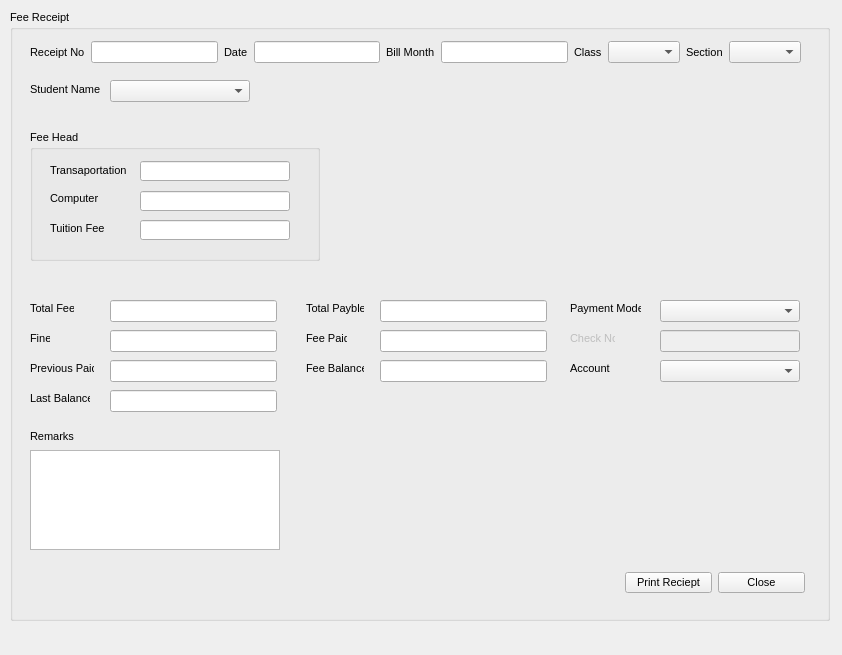
<?xml version="1.0" encoding="UTF-8"?>
<ui version="4.0">
 <class>student_monthlyfeesetup</class>
 <widget class="QMainWindow" name="student_monthlyfeesetup">
  <property name="geometry">
   <rect>
    <x>0</x>
    <y>0</y>
    <width>842</width>
    <height>655</height>
   </rect>
  </property>
  <property name="windowTitle">
   <string>MainWindow</string>
  </property>
  <widget class="QWidget" name="centralwidget">
   <widget class="QGroupBox" name="groupBox">
    <property name="geometry">
     <rect>
      <x>10</x>
      <y>10</y>
      <width>820</width>
      <height>611</height>
     </rect>
    </property>
    <property name="font">
     <font>
      <family>Arial</family>
      <pointsize>8</pointsize>
      <weight>50</weight>
      <bold>false</bold>
     </font>
    </property>
    <property name="title">
     <string>Fee Receipt</string>
    </property>
    <widget class="QLabel" name="lblstudentname">
     <property name="geometry">
      <rect>
       <x>20</x>
       <y>73</y>
       <width>100</width>
       <height>13</height>
      </rect>
     </property>
     <property name="font">
      <font>
       <family>MS Shell Dlg 2</family>
       <pointsize>8</pointsize>
       <weight>50</weight>
       <bold>false</bold>
      </font>
     </property>
     <property name="text">
      <string>Student Name</string>
     </property>
    </widget>
    <widget class="QLabel" name="lbltransaportation">
     <property name="geometry">
      <rect>
       <x>40</x>
       <y>150</y>
       <width>110</width>
       <height>20</height>
      </rect>
     </property>
     <property name="font">
      <font>
       <family>MS Shell Dlg 2</family>
       <pointsize>8</pointsize>
       <weight>50</weight>
       <bold>false</bold>
      </font>
     </property>
     <property name="text">
      <string>Transaportation</string>
     </property>
    </widget>
    <widget class="QLabel" name="lblcomputer">
     <property name="geometry">
      <rect>
       <x>40</x>
       <y>180</y>
       <width>71</width>
       <height>16</height>
      </rect>
     </property>
     <property name="font">
      <font>
       <family>MS Shell Dlg 2</family>
       <pointsize>8</pointsize>
       <weight>50</weight>
       <bold>false</bold>
      </font>
     </property>
     <property name="text">
      <string>Computer</string>
     </property>
    </widget>
    <widget class="QLabel" name="lbltuitionfee">
     <property name="geometry">
      <rect>
       <x>40</x>
       <y>210</y>
       <width>60</width>
       <height>16</height>
      </rect>
     </property>
     <property name="font">
      <font>
       <family>MS Shell Dlg 2</family>
       <pointsize>8</pointsize>
       <weight>50</weight>
       <bold>false</bold>
      </font>
     </property>
     <property name="text">
      <string>Tuition Fee</string>
     </property>
    </widget>
    <widget class="QLabel" name="lbltotalfee">
     <property name="geometry">
      <rect>
       <x>20</x>
       <y>290</y>
       <width>44</width>
       <height>16</height>
      </rect>
     </property>
     <property name="font">
      <font>
       <family>MS Shell Dlg 2</family>
       <pointsize>8</pointsize>
       <weight>50</weight>
       <bold>false</bold>
      </font>
     </property>
     <property name="text">
      <string>Total Fee</string>
     </property>
    </widget>
    <widget class="QLabel" name="lbltotalpayble">
     <property name="geometry">
      <rect>
       <x>296</x>
       <y>290</y>
       <width>58</width>
       <height>16</height>
      </rect>
     </property>
     <property name="font">
      <font>
       <family>MS Shell Dlg 2</family>
       <pointsize>8</pointsize>
       <weight>50</weight>
       <bold>false</bold>
      </font>
     </property>
     <property name="text">
      <string>Total Payble</string>
     </property>
    </widget>
    <widget class="QLabel" name="lblpaymentmode">
     <property name="geometry">
      <rect>
       <x>560</x>
       <y>290</y>
       <width>71</width>
       <height>16</height>
      </rect>
     </property>
     <property name="font">
      <font>
       <family>MS Shell Dlg 2</family>
       <pointsize>8</pointsize>
       <weight>50</weight>
       <bold>false</bold>
      </font>
     </property>
     <property name="text">
      <string>Payment Mode</string>
     </property>
    </widget>
    <widget class="QLabel" name="lblfine">
     <property name="geometry">
      <rect>
       <x>20</x>
       <y>320</y>
       <width>20</width>
       <height>16</height>
      </rect>
     </property>
     <property name="font">
      <font>
       <family>MS Shell Dlg 2</family>
       <pointsize>8</pointsize>
       <weight>50</weight>
       <bold>false</bold>
      </font>
     </property>
     <property name="text">
      <string>Fine</string>
     </property>
    </widget>
    <widget class="QLabel" name="lblfeepaid">
     <property name="geometry">
      <rect>
       <x>296</x>
       <y>320</y>
       <width>41</width>
       <height>16</height>
      </rect>
     </property>
     <property name="font">
      <font>
       <family>MS Shell Dlg 2</family>
       <pointsize>8</pointsize>
       <weight>50</weight>
       <bold>false</bold>
      </font>
     </property>
     <property name="text">
      <string>Fee Paid</string>
     </property>
    </widget>
    <widget class="QLabel" name="lblcheckno">
     <property name="enabled">
      <bool>false</bool>
     </property>
     <property name="geometry">
      <rect>
       <x>560</x>
       <y>320</y>
       <width>45</width>
       <height>16</height>
      </rect>
     </property>
     <property name="font">
      <font>
       <family>MS Shell Dlg 2</family>
       <pointsize>8</pointsize>
       <weight>50</weight>
       <bold>false</bold>
      </font>
     </property>
     <property name="text">
      <string>Check No</string>
     </property>
    </widget>
    <widget class="QLabel" name="lblpreviouspaid">
     <property name="geometry">
      <rect>
       <x>20</x>
       <y>350</y>
       <width>64</width>
       <height>16</height>
      </rect>
     </property>
     <property name="font">
      <font>
       <family>MS Shell Dlg 2</family>
       <pointsize>8</pointsize>
       <weight>50</weight>
       <bold>false</bold>
      </font>
     </property>
     <property name="text">
      <string>Previous Paid</string>
     </property>
    </widget>
    <widget class="QLabel" name="lblfeebalance">
     <property name="geometry">
      <rect>
       <x>296</x>
       <y>350</y>
       <width>58</width>
       <height>16</height>
      </rect>
     </property>
     <property name="font">
      <font>
       <family>MS Shell Dlg 2</family>
       <pointsize>8</pointsize>
       <weight>50</weight>
       <bold>false</bold>
      </font>
     </property>
     <property name="text">
      <string>Fee Balance</string>
     </property>
    </widget>
    <widget class="QLabel" name="lblaccount">
     <property name="geometry">
      <rect>
       <x>560</x>
       <y>350</y>
       <width>42</width>
       <height>16</height>
      </rect>
     </property>
     <property name="font">
      <font>
       <family>MS Shell Dlg 2</family>
       <pointsize>8</pointsize>
       <weight>50</weight>
       <bold>false</bold>
      </font>
     </property>
     <property name="text">
      <string>Account </string>
     </property>
    </widget>
    <widget class="QLabel" name="lbllastbalance">
     <property name="geometry">
      <rect>
       <x>20</x>
       <y>380</y>
       <width>60</width>
       <height>16</height>
      </rect>
     </property>
     <property name="font">
      <font>
       <family>MS Shell Dlg 2</family>
       <pointsize>8</pointsize>
       <weight>50</weight>
       <bold>false</bold>
      </font>
     </property>
     <property name="text">
      <string>Last Balance</string>
     </property>
    </widget>
    <widget class="QLabel" name="lblremarks">
     <property name="geometry">
      <rect>
       <x>20</x>
       <y>420</y>
       <width>70</width>
       <height>13</height>
      </rect>
     </property>
     <property name="font">
      <font>
       <family>MS Shell Dlg 2</family>
       <pointsize>8</pointsize>
       <weight>50</weight>
       <bold>false</bold>
      </font>
     </property>
     <property name="text">
      <string>Remarks</string>
     </property>
    </widget>
    <widget class="QGroupBox" name="feehead">
     <property name="geometry">
      <rect>
       <x>20</x>
       <y>120</y>
       <width>290</width>
       <height>131</height>
      </rect>
     </property>
     <property name="title">
      <string>Fee Head</string>
     </property>
     <widget class="QLineEdit" name="txtcomputer">
      <property name="geometry">
       <rect>
        <x>110</x>
        <y>61</y>
        <width>150</width>
        <height>20</height>
       </rect>
      </property>
     </widget>
     <widget class="QLineEdit" name="txttuitionfee">
      <property name="geometry">
       <rect>
        <x>110</x>
        <y>90</y>
        <width>150</width>
        <height>20</height>
       </rect>
      </property>
     </widget>
    </widget>
    <widget class="QComboBox" name="combostudentname">
     <property name="geometry">
      <rect>
       <x>100</x>
       <y>70</y>
       <width>140</width>
       <height>22</height>
      </rect>
     </property>
    </widget>
    <widget class="QLineEdit" name="txttansportation">
     <property name="geometry">
      <rect>
       <x>130</x>
       <y>151</y>
       <width>150</width>
       <height>20</height>
      </rect>
     </property>
    </widget>
    <widget class="QLineEdit" name="txttotalfee">
     <property name="geometry">
      <rect>
       <x>100</x>
       <y>290</y>
       <width>167</width>
       <height>22</height>
      </rect>
     </property>
    </widget>
    <widget class="QLineEdit" name="txttotalpayble">
     <property name="geometry">
      <rect>
       <x>370</x>
       <y>290</y>
       <width>167</width>
       <height>22</height>
      </rect>
     </property>
    </widget>
    <widget class="QComboBox" name="combopaymentmode">
     <property name="geometry">
      <rect>
       <x>650</x>
       <y>290</y>
       <width>140</width>
       <height>22</height>
      </rect>
     </property>
    </widget>
    <widget class="QComboBox" name="comboaccountno">
     <property name="geometry">
      <rect>
       <x>650</x>
       <y>350</y>
       <width>140</width>
       <height>22</height>
      </rect>
     </property>
    </widget>
    <widget class="QLineEdit" name="txtfine">
     <property name="geometry">
      <rect>
       <x>100</x>
       <y>320</y>
       <width>167</width>
       <height>22</height>
      </rect>
     </property>
    </widget>
    <widget class="QLineEdit" name="txtfeepaid">
     <property name="geometry">
      <rect>
       <x>370</x>
       <y>320</y>
       <width>167</width>
       <height>22</height>
      </rect>
     </property>
    </widget>
    <widget class="QLineEdit" name="txtcheckno">
     <property name="enabled">
      <bool>false</bool>
     </property>
     <property name="geometry">
      <rect>
       <x>650</x>
       <y>320</y>
       <width>140</width>
       <height>22</height>
      </rect>
     </property>
    </widget>
    <widget class="QLineEdit" name="txtpreviouspaid">
     <property name="geometry">
      <rect>
       <x>100</x>
       <y>350</y>
       <width>167</width>
       <height>22</height>
      </rect>
     </property>
    </widget>
    <widget class="QLineEdit" name="txtfeebalance">
     <property name="geometry">
      <rect>
       <x>370</x>
       <y>350</y>
       <width>167</width>
       <height>22</height>
      </rect>
     </property>
    </widget>
    <widget class="QLineEdit" name="txtlastbalance">
     <property name="geometry">
      <rect>
       <x>100</x>
       <y>380</y>
       <width>167</width>
       <height>22</height>
      </rect>
     </property>
    </widget>
    <widget class="QTextEdit" name="txtremarks">
     <property name="geometry">
      <rect>
       <x>20</x>
       <y>440</y>
       <width>250</width>
       <height>100</height>
      </rect>
     </property>
    </widget>
    <widget class="QWidget" name="">
     <property name="geometry">
      <rect>
       <x>20</x>
       <y>30</y>
       <width>771</width>
       <height>24</height>
      </rect>
     </property>
     <layout class="QHBoxLayout" name="horizontalLayout">
      <item>
       <widget class="QLabel" name="lblreceiptno">
        <property name="font">
         <font>
          <family>MS Shell Dlg 2</family>
          <pointsize>8</pointsize>
          <weight>50</weight>
          <bold>false</bold>
         </font>
        </property>
        <property name="text">
         <string>Receipt No</string>
        </property>
       </widget>
      </item>
      <item>
       <widget class="QLineEdit" name="txtreceiptno"/>
      </item>
      <item>
       <widget class="QLabel" name="lbldate">
        <property name="font">
         <font>
          <family>MS Shell Dlg 2</family>
          <pointsize>8</pointsize>
          <weight>50</weight>
          <bold>false</bold>
         </font>
        </property>
        <property name="text">
         <string>Date</string>
        </property>
       </widget>
      </item>
      <item>
       <widget class="QLineEdit" name="txtdate"/>
      </item>
      <item>
       <widget class="QLabel" name="lblbillmonth">
        <property name="font">
         <font>
          <family>MS Shell Dlg 2</family>
          <pointsize>8</pointsize>
          <weight>50</weight>
          <bold>false</bold>
         </font>
        </property>
        <property name="text">
         <string>Bill Month</string>
        </property>
       </widget>
      </item>
      <item>
       <widget class="QLineEdit" name="txtmonth"/>
      </item>
      <item>
       <widget class="QLabel" name="lblclass">
        <property name="font">
         <font>
          <family>MS Shell Dlg 2</family>
          <pointsize>8</pointsize>
          <weight>50</weight>
          <bold>false</bold>
         </font>
        </property>
        <property name="text">
         <string>Class</string>
        </property>
       </widget>
      </item>
      <item>
       <widget class="QComboBox" name="comboclass"/>
      </item>
      <item>
       <widget class="QLabel" name="lblsection">
        <property name="font">
         <font>
          <family>MS Shell Dlg 2</family>
          <pointsize>8</pointsize>
          <weight>50</weight>
          <bold>false</bold>
         </font>
        </property>
        <property name="text">
         <string>Section</string>
        </property>
       </widget>
      </item>
      <item>
       <widget class="QComboBox" name="combosection"/>
      </item>
     </layout>
    </widget>
    <widget class="QWidget" name="">
     <property name="geometry">
      <rect>
       <x>615</x>
       <y>560</y>
       <width>180</width>
       <height>25</height>
      </rect>
     </property>
     <layout class="QGridLayout" name="gridLayout">
      <item row="0" column="0">
       <widget class="QPushButton" name="btnprintreceipt">
        <property name="font">
         <font>
          <family>MS Shell Dlg 2</family>
          <pointsize>8</pointsize>
          <weight>50</weight>
          <bold>false</bold>
         </font>
        </property>
        <property name="text">
         <string>Print Reciept</string>
        </property>
       </widget>
      </item>
      <item row="0" column="1">
       <widget class="QPushButton" name="btnclose">
        <property name="font">
         <font>
          <family>MS Shell Dlg 2</family>
          <pointsize>8</pointsize>
          <weight>50</weight>
          <bold>false</bold>
         </font>
        </property>
        <property name="text">
         <string>Close</string>
        </property>
       </widget>
      </item>
     </layout>
    </widget>
    <zorder>feehead</zorder>
    <zorder>lblreceiptno</zorder>
    <zorder>lbldate</zorder>
    <zorder>lblbillmonth</zorder>
    <zorder>lblclass</zorder>
    <zorder>lblsection</zorder>
    <zorder>lblstudentname</zorder>
    <zorder>lbltransaportation</zorder>
    <zorder>lblcomputer</zorder>
    <zorder>lbltuitionfee</zorder>
    <zorder>lbltotalfee</zorder>
    <zorder>lbltotalpayble</zorder>
    <zorder>lblpaymentmode</zorder>
    <zorder>lblfine</zorder>
    <zorder>lblfeepaid</zorder>
    <zorder>lblcheckno</zorder>
    <zorder>lblpreviouspaid</zorder>
    <zorder>lblfeebalance</zorder>
    <zorder>lblaccount</zorder>
    <zorder>lbllastbalance</zorder>
    <zorder>lblremarks</zorder>
    <zorder>txtreceiptno</zorder>
    <zorder>txtdate</zorder>
    <zorder>txtmonth</zorder>
    <zorder>comboclass</zorder>
    <zorder>combosection</zorder>
    <zorder>combostudentname</zorder>
    <zorder>txttansportation</zorder>
    <zorder>txttotalfee</zorder>
    <zorder>txttotalpayble</zorder>
    <zorder>combopaymentmode</zorder>
    <zorder>comboaccountno</zorder>
    <zorder>txtfine</zorder>
    <zorder>txtfeepaid</zorder>
    <zorder>txtcheckno</zorder>
    <zorder>txtpreviouspaid</zorder>
    <zorder>txtfeebalance</zorder>
    <zorder>txtlastbalance</zorder>
    <zorder>btnprintreceipt</zorder>
    <zorder>btnclose</zorder>
    <zorder>txtremarks</zorder>
   </widget>
  </widget>
  <widget class="QMenuBar" name="menubar">
   <property name="geometry">
    <rect>
     <x>0</x>
     <y>0</y>
     <width>842</width>
     <height>21</height>
    </rect>
   </property>
  </widget>
 </widget>
 <resources/>
 <connections/>
</ui>
